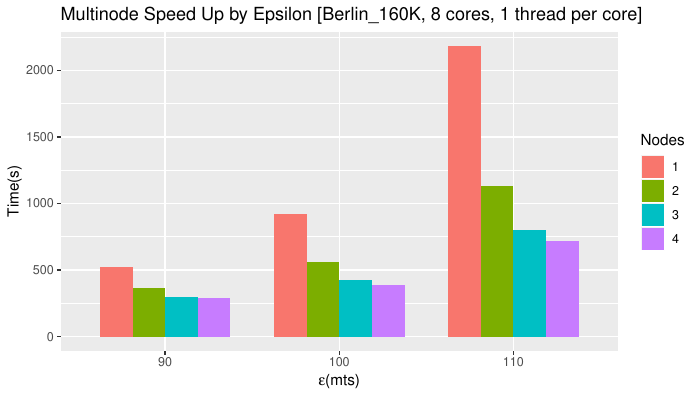

The R source for this figure:
#!/usr/bin/Rscript

require(ggplot2)
require(stringr)
require(tidyverse)

READ_DATA     = T
SAVE_PDF      = T
SEP           = ";"
RESEARCH_HOME = Sys.getenv(c("RESEARCH_HOME"))
RESULTS_PATH = "Scripts/R/Benchmarks/MultiAndSingleNode/R7/"
RESULTS_NAME = "AWS_multinode_speedup"
dataFile = paste0(RESEARCH_HOME, RESULTS_PATH, RESULTS_NAME, '.txt')

data = readLines(dataFile)

data = as.tibble(as.data.frame(data), stringAsFactors = F) %>% 
  rename(Line = data) %>% 
  filter(grepl("PFLOCK;", Line)) %>% 
  separate(Line, c("Bogus", "Cores", "Nodes", "Epsilon", "Mu", "Delta", "Time", "Load", "Id"), sep = ";") %>%
  select(Nodes, Epsilon, Time) %>%
  mutate(Epsilon = as.numeric(Epsilon), Time2 = as.numeric(Time)) %>%
  group_by(Nodes, Epsilon) %>% summarise(Time = mean(Time2), SD = sd(Time2))

title = "Multinode Speed Up by Epsilon [Berlin_160K, 8 cores, 1 thread per core]"
g = ggplot(data=data, aes(x=factor(Epsilon), y=Time, fill=Nodes)) +
  geom_bar(stat="identity", position=position_dodge(width = 0.75),width = 0.75) +
  labs(title=title, y="Time(s)", x=expression(paste(epsilon,"(mts)"))) 
if(SAVE_PDF){
  ggsave(paste0(RESEARCH_HOME, RESULTS_PATH, RESULTS_NAME, '.pdf'), width = 7, height = 4, dpi = 300, units = "in", device='pdf', g)
} else {
  plot(g)
}
